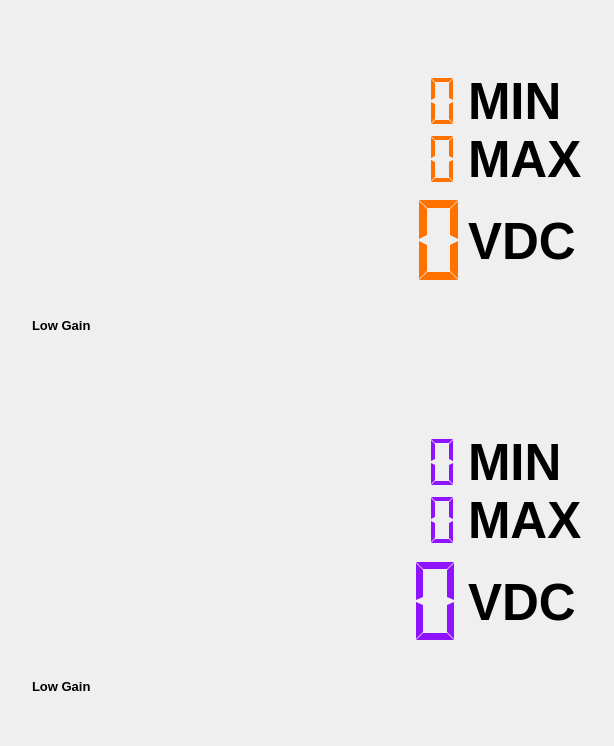
    <widget class="adiscope::DetachDragZone" name="leftPanel" native="true">
     <property name="styleSheet">
      <string notr="true">QLabel { 
	 font-size: 51px; 
	font-weight: bold; 
	qproperty-alignment: 'AlignBottom | AlignLeft';
 }</string>
     </property>
     <layout class="QHBoxLayout" name="horizontalLayout_8">
      <property name="leftMargin">
       <number>32</number>
      </property>
      <property name="topMargin">
       <number>32</number>
      </property>
      <property name="rightMargin">
       <number>16</number>
      </property>
      <property name="bottomMargin">
       <number>32</number>
      </property>
      <item>
       <layout class="QVBoxLayout" name="mainLayout">
        <property name="spacing">
         <number>20</number>
        </property>
        <item>
         <spacer name="verticalSpacer_5">
          <property name="orientation">
           <enum>Qt::Vertical</enum>
          </property>
          <property name="sizeType">
           <enum>QSizePolicy::Maximum</enum>
          </property>
          <property name="sizeHint" stdset="0">
           <size>
            <width>0</width>
            <height>0</height>
           </size>
          </property>
         </spacer>
        </item>
        <item>
         <layout class="QHBoxLayout" name="horizontalLayout_7">
          <property name="spacing">
           <number>12</number>
          </property>
          <item>
           <layout class="QVBoxLayout" name="verticalLayout_8">
            <property name="leftMargin">
             <number>0</number>
            </property>
            <property name="bottomMargin">
             <number>0</number>
            </property>
            <item>
             <widget class="adiscope::Sismograph" name="sismograph_ch1">
              <property name="sizePolicy">
               <sizepolicy hsizetype="MinimumExpanding" vsizetype="MinimumExpanding">
                <horstretch>0</horstretch>
                <verstretch>0</verstretch>
               </sizepolicy>
              </property>
              <property name="frameShape">
               <enum>QFrame::NoFrame</enum>
              </property>
             </widget>
            </item>
            <item>
             <layout class="QHBoxLayout" name="horizontalLayout_17">
              <property name="topMargin">
               <number>0</number>
              </property>
              <item>
               <widget class="QLabel" name="currentGainCh1Label">
                <property name="styleSheet">
                 <string notr="true">font-size: 13px;</string>
                </property>
                <property name="text">
                 <string>Low Gain</string>
                </property>
               </widget>
              </item>
              <item>
               <widget class="QLabel" name="ch1ErrorLabel">
                <property name="styleSheet">
                 <string notr="true">font-size: 13px;
color: red;</string>
                </property>
                <property name="text">
                 <string/>
                </property>
               </widget>
              </item>
             </layout>
            </item>
           </layout>
          </item>
          <item>
           <layout class="QVBoxLayout" name="verticalLayout_2">
            <property name="spacing">
             <number>0</number>
            </property>
            <item>
             <widget class="QWidget" name="peakCh1Widget" native="true">
              <layout class="QGridLayout" name="gridLayout_5">
               <property name="leftMargin">
                <number>0</number>
               </property>
               <property name="topMargin">
                <number>0</number>
               </property>
               <property name="rightMargin">
                <number>0</number>
               </property>
               <property name="bottomMargin">
                <number>0</number>
               </property>
               <property name="verticalSpacing">
                <number>0</number>
               </property>
               <item row="1" column="1">
                <widget class="adiscope::LcdNumber" name="minCh1">
                 <property name="sizePolicy">
                  <sizepolicy hsizetype="Fixed" vsizetype="Minimum">
                   <horstretch>0</horstretch>
                   <verstretch>0</verstretch>
                  </sizepolicy>
                 </property>
                 <property name="minimumSize">
                  <size>
                   <width>200</width>
                   <height>0</height>
                  </size>
                 </property>
                 <property name="styleSheet">
                  <string notr="true">QLCDNumber { color: #ff7200; }</string>
                 </property>
                 <property name="frameShape">
                  <enum>QFrame::NoFrame</enum>
                 </property>
                 <property name="digitCount">
                  <number>7</number>
                 </property>
                 <property name="segmentStyle">
                  <enum>QLCDNumber::Flat</enum>
                 </property>
                </widget>
               </item>
               <item row="2" column="1">
                <widget class="adiscope::LcdNumber" name="maxCh1">
                 <property name="sizePolicy">
                  <sizepolicy hsizetype="Fixed" vsizetype="Minimum">
                   <horstretch>0</horstretch>
                   <verstretch>0</verstretch>
                  </sizepolicy>
                 </property>
                 <property name="minimumSize">
                  <size>
                   <width>200</width>
                   <height>0</height>
                  </size>
                 </property>
                 <property name="styleSheet">
                  <string notr="true">QLCDNumber { color: #ff7200; }</string>
                 </property>
                 <property name="frameShape">
                  <enum>QFrame::NoFrame</enum>
                 </property>
                 <property name="digitCount">
                  <number>7</number>
                 </property>
                 <property name="segmentStyle">
                  <enum>QLCDNumber::Flat</enum>
                 </property>
                </widget>
               </item>
               <item row="2" column="2">
                <widget class="QLabel" name="label_9">
                 <property name="sizePolicy">
                  <sizepolicy hsizetype="Minimum" vsizetype="Maximum">
                   <horstretch>0</horstretch>
                   <verstretch>0</verstretch>
                  </sizepolicy>
                 </property>
                 <property name="minimumSize">
                  <size>
                   <width>130</width>
                   <height>0</height>
                  </size>
                 </property>
                 <property name="text">
                  <string>MAX</string>
                 </property>
                </widget>
               </item>
               <item row="1" column="2">
                <widget class="QLabel" name="label_8">
                 <property name="sizePolicy">
                  <sizepolicy hsizetype="Minimum" vsizetype="Maximum">
                   <horstretch>0</horstretch>
                   <verstretch>0</verstretch>
                  </sizepolicy>
                 </property>
                 <property name="minimumSize">
                  <size>
                   <width>130</width>
                   <height>0</height>
                  </size>
                 </property>
                 <property name="text">
                  <string>MIN</string>
                 </property>
                </widget>
               </item>
               <item row="1" column="0" rowspan="2">
                <spacer name="horizontalSpacer_5">
                 <property name="orientation">
                  <enum>Qt::Horizontal</enum>
                 </property>
                 <property name="sizeHint" stdset="0">
                  <size>
                   <width>20</width>
                   <height>0</height>
                  </size>
                 </property>
                </spacer>
               </item>
               <item row="0" column="0" colspan="3">
                <spacer name="verticalSpacer_7">
                 <property name="orientation">
                  <enum>Qt::Vertical</enum>
                 </property>
                 <property name="sizeHint" stdset="0">
                  <size>
                   <width>0</width>
                   <height>40</height>
                  </size>
                 </property>
                </spacer>
               </item>
              </layout>
             </widget>
            </item>
            <item>
             <layout class="QHBoxLayout" name="horizontalLayout_5">
              <property name="bottomMargin">
               <number>40</number>
              </property>
              <item>
               <spacer name="horizontalSpacer_2">
                <property name="orientation">
                 <enum>Qt::Horizontal</enum>
                </property>
                <property name="sizeType">
                 <enum>QSizePolicy::Expanding</enum>
                </property>
                <property name="sizeHint" stdset="0">
                 <size>
                  <width>0</width>
                  <height>0</height>
                 </size>
                </property>
               </spacer>
              </item>
              <item>
               <widget class="adiscope::LcdNumber" name="lcdCh1">
                <property name="sizePolicy">
                 <sizepolicy hsizetype="Fixed" vsizetype="Fixed">
                  <horstretch>0</horstretch>
                  <verstretch>0</verstretch>
                 </sizepolicy>
                </property>
                <property name="minimumSize">
                 <size>
                  <width>345</width>
                  <height>105</height>
                 </size>
                </property>
                <property name="styleSheet">
                 <string notr="true">QLCDNumber { color: #ff7200; }</string>
                </property>
                <property name="frameShape">
                 <enum>QFrame::NoFrame</enum>
                </property>
                <property name="digitCount">
                 <number>7</number>
                </property>
                <property name="segmentStyle">
                 <enum>QLCDNumber::Flat</enum>
                </property>
               </widget>
              </item>
              <item>
               <widget class="QLabel" name="labelCh1">
                <property name="sizePolicy">
                 <sizepolicy hsizetype="Minimum" vsizetype="Fixed">
                  <horstretch>0</horstretch>
                  <verstretch>0</verstretch>
                 </sizepolicy>
                </property>
                <property name="minimumSize">
                 <size>
                  <width>130</width>
                  <height>105</height>
                 </size>
                </property>
                <property name="styleSheet">
                 <string notr="true">QLabel[ac=false] { qproperty-text: &quot;VDC&quot;; }
QLabel[ac=true] { qproperty-text: &quot;VRMS&quot;; }</string>
                </property>
                <property name="text">
                 <string>VDC</string>
                </property>
               </widget>
              </item>
             </layout>
            </item>
            <item>
             <widget class="adiscope::CustomScale" name="scaleCh1" native="true">
              <property name="lowerBound" stdset="0">
               <double>-0.100000000000000</double>
              </property>
              <property name="upperBound" stdset="0">
               <double>0.100000000000000</double>
              </property>
              <property name="scaleMaxMajor" stdset="0">
               <number>5</number>
              </property>
              <property name="scaleMaxMinor" stdset="0">
               <number>5</number>
              </property>
              <property name="borderWidth" stdset="0">
               <number>0</number>
              </property>
             </widget>
            </item>
           </layout>
          </item>
         </layout>
        </item>
        <item>
         <spacer name="verticalSpacer_6">
          <property name="orientation">
           <enum>Qt::Vertical</enum>
          </property>
          <property name="sizeType">
           <enum>QSizePolicy::Maximum</enum>
          </property>
          <property name="sizeHint" stdset="0">
           <size>
            <width>0</width>
            <height>40</height>
           </size>
          </property>
         </spacer>
        </item>
        <item>
         <layout class="QHBoxLayout" name="horizontalLayout_9">
          <property name="spacing">
           <number>12</number>
          </property>
          <item>
           <layout class="QVBoxLayout" name="verticalLayout_9">
            <property name="leftMargin">
             <number>0</number>
            </property>
            <property name="bottomMargin">
             <number>0</number>
            </property>
            <item>
             <widget class="adiscope::Sismograph" name="sismograph_ch2">
              <property name="sizePolicy">
               <sizepolicy hsizetype="MinimumExpanding" vsizetype="MinimumExpanding">
                <horstretch>0</horstretch>
                <verstretch>0</verstretch>
               </sizepolicy>
              </property>
              <property name="frameShape">
               <enum>QFrame::NoFrame</enum>
              </property>
             </widget>
            </item>
            <item>
             <layout class="QHBoxLayout" name="horizontalLayout_18">
              <property name="topMargin">
               <number>0</number>
              </property>
              <item>
               <widget class="QLabel" name="currentGainCh2Label">
                <property name="styleSheet">
                 <string notr="true">font-size: 13px;</string>
                </property>
                <property name="text">
                 <string>Low Gain</string>
                </property>
               </widget>
              </item>
              <item>
               <widget class="QLabel" name="ch2ErrorLabel">
                <property name="styleSheet">
                 <string notr="true">font-size: 13px;
color: red;</string>
                </property>
                <property name="text">
                 <string/>
                </property>
               </widget>
              </item>
             </layout>
            </item>
           </layout>
          </item>
          <item>
           <layout class="QVBoxLayout" name="verticalLayout_3">
            <property name="spacing">
             <number>0</number>
            </property>
            <item>
             <widget class="QWidget" name="peakCh2Widget" native="true">
              <layout class="QGridLayout" name="layout">
               <property name="leftMargin">
                <number>0</number>
               </property>
               <property name="topMargin">
                <number>0</number>
               </property>
               <property name="rightMargin">
                <number>0</number>
               </property>
               <property name="bottomMargin">
                <number>0</number>
               </property>
               <property name="verticalSpacing">
                <number>0</number>
               </property>
               <item row="1" column="2">
                <widget class="QLabel" name="label_10">
                 <property name="sizePolicy">
                  <sizepolicy hsizetype="Minimum" vsizetype="Fixed">
                   <horstretch>0</horstretch>
                   <verstretch>0</verstretch>
                  </sizepolicy>
                 </property>
                 <property name="minimumSize">
                  <size>
                   <width>130</width>
                   <height>0</height>
                  </size>
                 </property>
                 <property name="text">
                  <string>MIN</string>
                 </property>
                </widget>
               </item>
               <item row="1" column="1">
                <widget class="adiscope::LcdNumber" name="minCh2">
                 <property name="sizePolicy">
                  <sizepolicy hsizetype="Fixed" vsizetype="Minimum">
                   <horstretch>0</horstretch>
                   <verstretch>0</verstretch>
                  </sizepolicy>
                 </property>
                 <property name="minimumSize">
                  <size>
                   <width>200</width>
                   <height>0</height>
                  </size>
                 </property>
                 <property name="styleSheet">
                  <string notr="true">QLCDNumber { color: #9013fe; }</string>
                 </property>
                 <property name="frameShape">
                  <enum>QFrame::NoFrame</enum>
                 </property>
                 <property name="digitCount">
                  <number>7</number>
                 </property>
                 <property name="segmentStyle">
                  <enum>QLCDNumber::Flat</enum>
                 </property>
                </widget>
               </item>
               <item row="1" column="0" rowspan="2">
                <spacer name="horizontalSpacer_7">
                 <property name="orientation">
                  <enum>Qt::Horizontal</enum>
                 </property>
                 <property name="sizeHint" stdset="0">
                  <size>
                   <width>40</width>
                   <height>0</height>
                  </size>
                 </property>
                </spacer>
               </item>
               <item row="2" column="1">
                <widget class="adiscope::LcdNumber" name="maxCh2">
                 <property name="sizePolicy">
                  <sizepolicy hsizetype="Fixed" vsizetype="Minimum">
                   <horstretch>0</horstretch>
                   <verstretch>0</verstretch>
                  </sizepolicy>
                 </property>
                 <property name="minimumSize">
                  <size>
                   <width>200</width>
                   <height>0</height>
                  </size>
                 </property>
                 <property name="styleSheet">
                  <string notr="true">QLCDNumber { color: #9013fe; }</string>
                 </property>
                 <property name="frameShape">
                  <enum>QFrame::NoFrame</enum>
                 </property>
                 <property name="digitCount">
                  <number>7</number>
                 </property>
                 <property name="segmentStyle">
                  <enum>QLCDNumber::Flat</enum>
                 </property>
                </widget>
               </item>
               <item row="2" column="2">
                <widget class="QLabel" name="label_11">
                 <property name="sizePolicy">
                  <sizepolicy hsizetype="Minimum" vsizetype="Fixed">
                   <horstretch>0</horstretch>
                   <verstretch>0</verstretch>
                  </sizepolicy>
                 </property>
                 <property name="minimumSize">
                  <size>
                   <width>130</width>
                   <height>0</height>
                  </size>
                 </property>
                 <property name="text">
                  <string>MAX</string>
                 </property>
                </widget>
               </item>
               <item row="0" column="0" colspan="3">
                <spacer name="verticalSpacer_9">
                 <property name="orientation">
                  <enum>Qt::Vertical</enum>
                 </property>
                 <property name="sizeHint" stdset="0">
                  <size>
                   <width>0</width>
                   <height>40</height>
                  </size>
                 </property>
                </spacer>
               </item>
              </layout>
             </widget>
            </item>
            <item>
             <layout class="QHBoxLayout" name="horizontalLayout_6">
              <property name="bottomMargin">
               <number>40</number>
              </property>
              <item>
               <spacer name="horizontalSpacer">
                <property name="orientation">
                 <enum>Qt::Horizontal</enum>
                </property>
                <property name="sizeType">
                 <enum>QSizePolicy::Expanding</enum>
                </property>
                <property name="sizeHint" stdset="0">
                 <size>
                  <width>0</width>
                  <height>0</height>
                 </size>
                </property>
               </spacer>
              </item>
              <item>
               <widget class="adiscope::LcdNumber" name="lcdCh2">
                <property name="sizePolicy">
                 <sizepolicy hsizetype="Fixed" vsizetype="Fixed">
                  <horstretch>0</horstretch>
                  <verstretch>0</verstretch>
                 </sizepolicy>
                </property>
                <property name="minimumSize">
                 <size>
                  <width>340</width>
                  <height>105</height>
                 </size>
                </property>
                <property name="styleSheet">
                 <string notr="true">QLCDNumber { color: #9013fe; }</string>
                </property>
                <property name="frameShape">
                 <enum>QFrame::NoFrame</enum>
                </property>
                <property name="digitCount">
                 <number>7</number>
                </property>
                <property name="segmentStyle">
                 <enum>QLCDNumber::Flat</enum>
                </property>
               </widget>
              </item>
              <item>
               <widget class="QLabel" name="labelCh2">
                <property name="sizePolicy">
                 <sizepolicy hsizetype="Minimum" vsizetype="Fixed">
                  <horstretch>0</horstretch>
                  <verstretch>0</verstretch>
                 </sizepolicy>
                </property>
                <property name="minimumSize">
                 <size>
                  <width>130</width>
                  <height>105</height>
                 </size>
                </property>
                <property name="styleSheet">
                 <string notr="true">QLabel[ac=false] { qproperty-text: &quot;VDC&quot;; }
QLabel[ac=true] { qproperty-text: &quot;VRMS&quot;; }</string>
                </property>
                <property name="text">
                 <string>VDC</string>
                </property>
               </widget>
              </item>
             </layout>
            </item>
            <item>
             <widget class="adiscope::CustomScale" name="scaleCh2" native="true">
              <property name="lowerBound" stdset="0">
               <double>-0.100000000000000</double>
              </property>
              <property name="upperBound" stdset="0">
               <double>0.100000000000000</double>
              </property>
              <property name="scaleMaxMajor" stdset="0">
               <number>5</number>
              </property>
              <property name="scaleMaxMinor" stdset="0">
               <number>5</number>
              </property>
              <property name="borderWidth" stdset="0">
               <number>0</number>
              </property>
             </widget>
            </item>
           </layout>
          </item>
         </layout>
        </item>
        <item>
         <widget class="adiscope::InstrumentNotes" name="instrumentNotes" native="true"/>
        </item>
        <item>
         <spacer name="verticalSpacer_4">
          <property name="orientation">
           <enum>Qt::Vertical</enum>
          </property>
          <property name="sizeType">
           <enum>QSizePolicy::Maximum</enum>
          </property>
          <property name="sizeHint" stdset="0">
           <size>
            <width>0</width>
            <height>0</height>
           </size>
          </property>
         </spacer>
        </item>
       </layout>
      </item>
     </layout>
    </widget>
